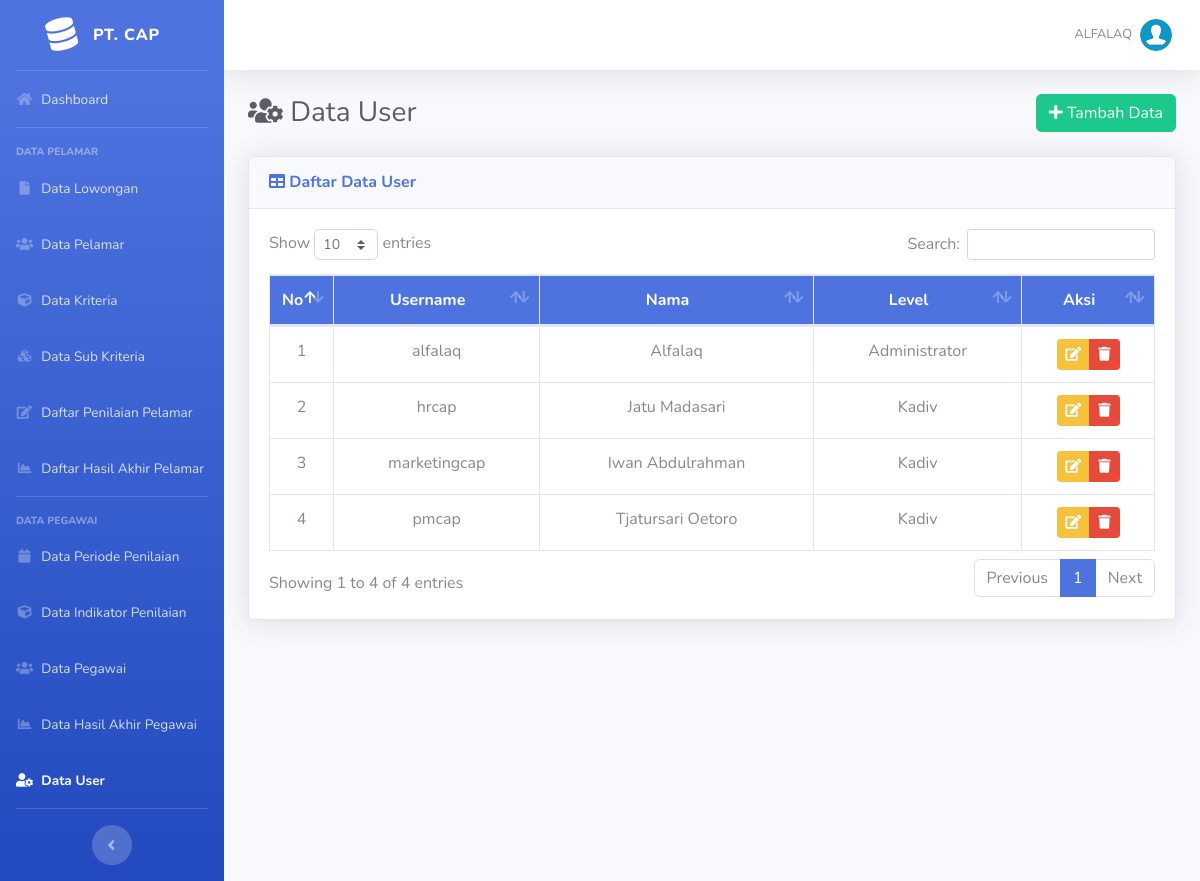
The page /admin/list-user.php (signed in) on the database as committed earlier.
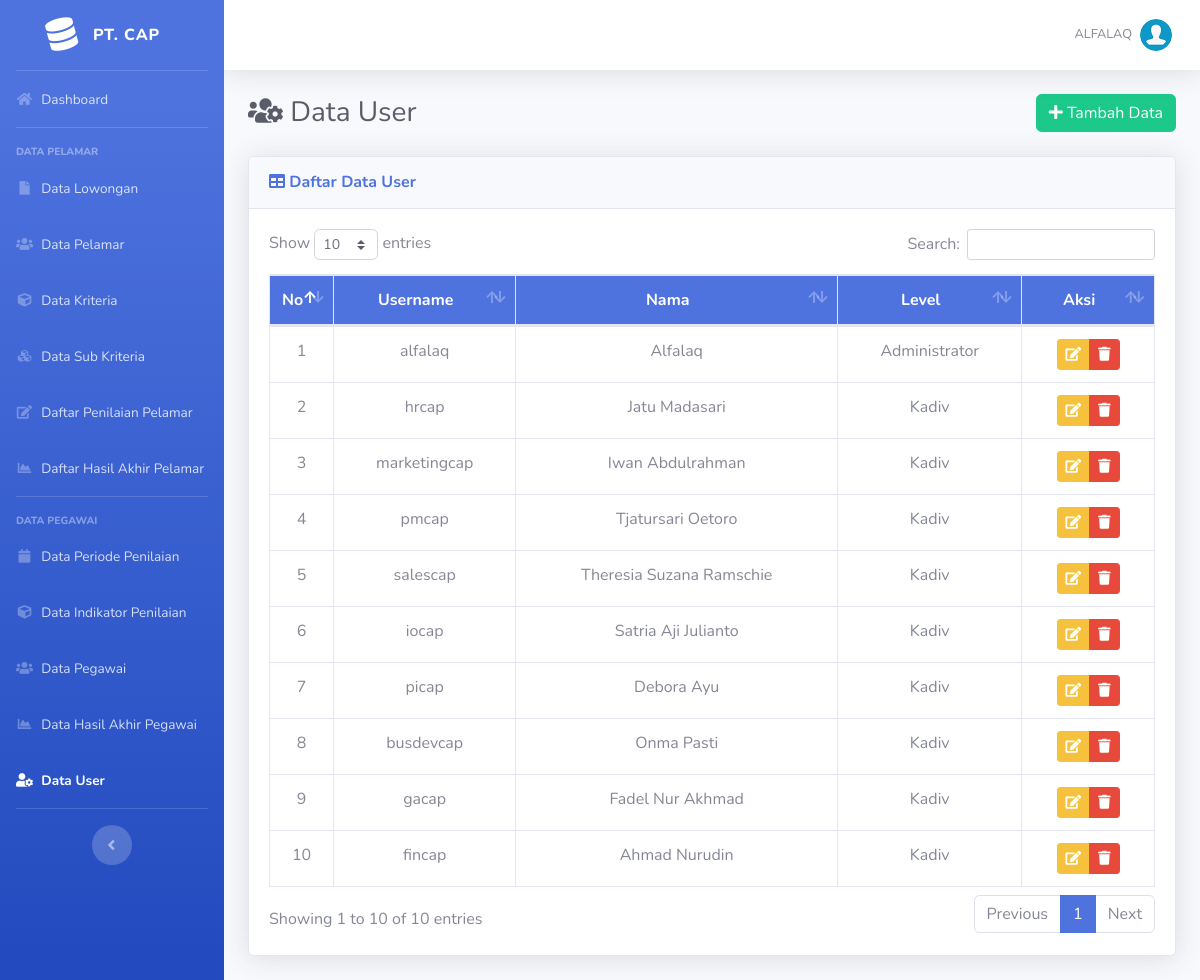
The same page on the database as committed later.
### tables this page shows
CREATE TABLE `user` (
  `id_user` int(11) NOT NULL,
  `username` varchar(50) NOT NULL,
  `password` varchar(255) NOT NULL,
  `nama` varchar(70) NOT NULL,
  `email` varchar(50) NOT NULL,
  `role` char(1) NOT NULL,
  `id_divisi` int(2) NOT NULL
);

### includes/functions.php (called while the page is built, shortened)
<?php
function get_role()
{
	if (isset($_SESSION['user_id']) && isset($_SESSION['role'])) {
		if ($_SESSION['role'] == '1') {
			return 'admin';
		} else {
			return 'kadiv';
		}
	} else {
		return false;
	}
}

### admin/list-user.php (the view, shortened to what this page needs)
<?php require_once('../includes/init.php'); ?>
<?php
$page = "User";
require_once('../template/header.php');
?>
<div class="d-sm-flex align-items-center justify-content-between mb-4">
	<h1 class="h3 mb-0 text-gray-800"><i class="fas fa-fw fa-users-cog"></i> Data User</h1>
	<a href="tambah-user.php" class="btn btn-success"> <i class="fa fa-plus"></i> Tambah Data </a>
</div>
<div class="card shadow mb-4">
	<div class="card-header py-3">
		<h6 class="m-0 font-weight-bold text-primary"><i class="fa fa-table"></i> Daftar Data User</h6>
	</div>
	<div class="card-body">
		<div class="table-responsive">
			<table class="table table-bordered" id="dataTable" width="100%" cellspacing="0">
				<thead class="bg-primary text-white">
					<tr align="center">
						<th width="5%">No</th>
						<th>Username</th>
						<th>Nama</th>
						<th>Level</th>
						<th width="15%">Aksi</th>
					</tr>
				</thead>
				<tbody>
					<?php
					$no = 0;
					$query = mysqli_query($koneksi, "SELECT * FROM user");
					while ($data = mysqli_fetch_array($query)) :
						$no++;
					?>
						<tr align="center">
							<td><?php echo $no; ?></td>
							<td><?php echo $data['username']; ?></td>
							<td><?php echo $data['nama']; ?></td>
							<td>
								<?php
								if ($data['role'] == 1) {
									echo 'Administrator';
								} elseif ($data['role'] == 2) {
									echo 'Kadiv';
								}
								?>
							</td>
							<td>
								<div class="btn-group" role="group">
									<a data-toggle="tooltip" data-placement="bottom" title="Edit Data" href="edit-user.php?id=<?php echo $data['id_user']; ?>" class="btn btn-warning btn-sm"><i class="fa fa-edit"></i></a>
									<a data-toggle="tooltip" data-placement="bottom" title="Hapus Data" href="hapus-user.php?id=<?php echo $data['id_user']; ?>" onclick="return confirm ('Apakah anda yakin untuk meghapus data ini')" class="btn btn-danger btn-sm"><i class="fa fa-trash"></i></a>
								</div>
							</td>
						</tr>
					<?php endwhile; ?>
				</tbody>
			</table>
		</div>
	</div>
</div>
<?php
require_once('../template/footer.php');
?>

### template/header.php (shortened to what this page needs)
<!DOCTYPE html>
<html lang="en">
<head>
  <link href="../assets/vendor/fontawesome-free/css/all.min.css" rel="stylesheet" type="text/css">
  <link href="../assets/css/sb-admin-2.min.css" rel="stylesheet">
  <link href="../assets/vendor/datatables/dataTables.bootstrap4.min.css" rel="stylesheet">
</head>
<body id="page-top">
  <div id="wrapper">
    <ul class="navbar-nav bg-gradient-primary sidebar sidebar-dark accordion" id="accordionSidebar">
      <a class="sidebar-brand d-flex align-items-center justify-content-center" href="dashboard.php">
        <div class="sidebar-brand-icon rotate-n-15">
          <i class="fas fa-database"></i>
        </div>
        <div class="sidebar-brand-text mx-3">PT. CAP</div>
      </a>
      <hr class="sidebar-divider my-0">
      <li class="nav-item <?php if ($page == "Dashboard") {
                            echo "active";
                          } ?>">
        <a class="nav-link" href="dashboard.php">
          <i class="fas fa-fw fa-home"></i>
          <span>Dashboard</span></a>
      </li>
      <?php
      $user_role = get_role();
      if ($user_role == 'admin') {
      ?>
        <hr class="sidebar-divider">
        <div class="sidebar-heading">
          Data Pelamar
        </div>
        <li class="nav-item <?php if ($page == "Lowongan") {
                              echo "active";
                            } ?>">
          <a class="nav-link" href="list-lowongan.php">
            <i class="fas fa-fw fa-file"></i>
            <span>Data Lowongan</span></a>
        </li>
        <li class="nav-item <?php if ($page == "Pelamar") {
                              echo "active";
                            } ?>">
          <a class="nav-link" href="daftar-pelamar.php">
            <i class="fas fa-fw fa-users"></i>
            <span>Data Pelamar</span></a>
        </li>
        <li class="nav-item <?php if ($page == "Kriteria") {
                              echo "active";
                            } ?>">
          <a class="nav-link" href="list-kriteria.php">
            <i class="fas fa-fw fa-cube"></i>
            <span>Data Kriteria</span></a>
        </li>
        <li class="nav-item <?php if ($page == "Sub Kriteria") {
                              echo "active";
                            } ?>">
          <a class="nav-link" href="list-sub-kriteria.php">
            <i class="fas fa-fw fa-cubes"></i>
            <span>Data Sub Kriteria</span></a>
        </li>
        <li class="nav-item <?php if ($page == "Penilaian_pelamar") {
                              echo "active";
                            } ?>">
          <a class="nav-link" href="daftar-nilai-pelamar.php">
            <i class="fas fa-fw fa-edit"></i>
            <span>Daftar Penilaian Pelamar</span></a>
        </li>
        <li class="nav-item <?php if ($page == "Hasil_Pelamar") {
                              echo "active";
                            } ?>">
          <a class="nav-link" href="daftar-hasil-pelamar.php">
            <i class="fas fa-fw fa-chart-area"></i>
            <span>Daftar Hasil Akhir Pelamar</span></a>
        </li>
        <hr class="sidebar-divider">
        <div class="sidebar-heading">
          Data Pegawai
        </div>
        <li class="nav-item <?php if ($page == "Periode_Penilaian") {
                              echo "active";
                            } ?>">
          <a class="nav-link" href="list-periode-penilaian.php">
            <i class="fas fa-fw fa-calendar"></i>
            <span>Data Periode Penilaian</span></a>
        </li>
        <li class="nav-item <?php if ($page == "Indikator") {
                              echo "active";
                            } ?>">
          <a class="nav-link" href="list-indikator.php">
            <i class="fas fa-fw fa-cube"></i>
            <span>Data Indikator Penilaian</span></a>
        </li>
        <li class="nav-item <?php if ($page == "Pegawai") {
                              echo "active";
                            } ?>">
          <a class="nav-link" href="daftar-pegawai.php">
            <i class="fas fa-fw fa-users"></i>
            <span>Data Pegawai</span></a>
        </li>
        <li class="nav-item <?php if ($page == "Hasil_Pegawai") {
                              echo "active";
                            } ?>">
          <a class="nav-link" href="daftar-hasil-pegawai.php">
            <i class="fas fa-fw fa-chart-area"></i>
            <span>Data Hasil Akhir Pegawai</span></a>
        </li>
        <li class="nav-item <?php if ($page == "User") {
                              echo "active";
                            } ?>">
          <a class="nav-link" href="list-user.php">
            <i class="fas fa-fw fa-user-cog"></i>
            <span>Data User</span></a>
        </li>
      <?php
      }
      ?>
      <hr class="sidebar-divider d-none d-md-block">
      <div class="text-center d-none d-md-inline">
        <button class="rounded-circle border-0" id="sidebarToggle"></button>
      </div>
    </ul>
    <div id="content-wrapper" class="d-flex flex-column">
      <div id="content">
        <nav class="navbar navbar-expand navbar-light bg-white topbar mb-4 static-top shadow">
          <ul class="navbar-nav ml-auto">
            <li class="nav-item dropdown no-arrow">
              <a class="nav-link dropdown-toggle" href="#" id="userDropdown" role="button" data-toggle="dropdown" aria-haspopup="true" aria-expanded="false">
                <span class="text-uppercase mr-2 d-none d-lg-inline text-gray-600 small">
                  <?php
                  echo $_SESSION['username'];
                  ?>
                </span>
                <img class="img-profile rounded-circle" src="../assets/img/user.png">
              </a>
            </li>
          </ul>
        </nav>
        <div class="container-fluid">

### template/footer.php (shortened to what this page needs)
</div>
</div>
</div>
</body>
</html>

Rows that differ between the two databases and show on the page:
added user: username "salescap", nama "Theresia Suzana Ramschie", role "Kadiv"
added user: username "iocap", nama "Satria Aji Julianto", role "Kadiv"
added user: username "picap", nama "Debora Ayu", role "Kadiv"
added user: username "busdevcap", nama "Onma Pasti", role "Kadiv"
added user: username "gacap", nama "Fadel Nur Akhmad", role "Kadiv"
added user: username "fincap", nama "Ahmad Nurudin", role "Kadiv"
Other text that changed with them:
text written by a page script: "Show entries Search: Showing 1 to 4 of 4 entries Previous 1 Next" → "Show entries Search: Showing 1 to 10 of 10 entries Previous 1 Next"
